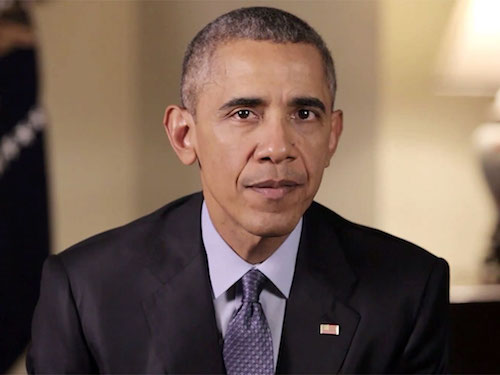
#> input picture 14 OpenCV/stuff/obama.jpg, 500 x 375 px
$ python detect.py
#> lines starting #> are read from the running program, lines starting #| are printed output that depends on the picture
import numpy as np
import cv2

face_cascade = cv2.CascadeClassifier('haarcascade_frontalface_default.xml')

filename = "obama.jpg"

# Show the original image
img = cv2.imread(filename)
#> img is the input picture: shape (375, 500, 3); mean B, G, R 84.3, 96.7, 116.9

# Convert to grayscale, show it
gray = cv2.cvtColor(img, cv2.COLOR_BGR2GRAY)
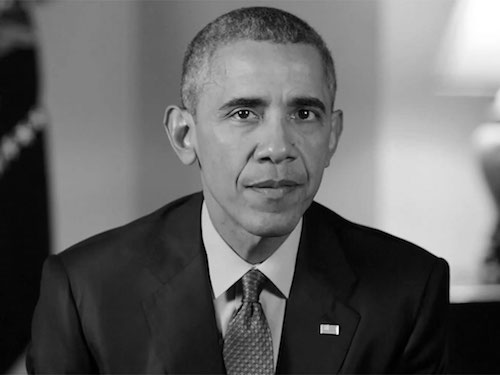
#> gray: shape (375, 500); min 0, max 255, mean 101.3

faces = face_cascade.detectMultiScale(gray, 1.3, 5)
#> faces = [[186, 47, 173, 173]]
for (x,y,w,h) in faces:
	print('found a face')
#> this loop made 1 pass
#| found a face

cv2.destroyAllWindows()

$ run again, with 14 OpenCV/stuff/field.jpg copied over 14 OpenCV/stuff/obama.jpg
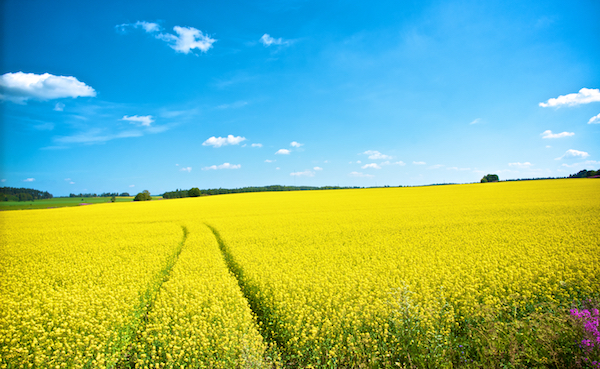
#> input picture 14 OpenCV/stuff/field.jpg, 600 x 369 px
#> img is the input picture: shape (369, 600, 3); mean B, G, R 132.7, 181.5, 130.1
#> `gray = cv2.cvtColor(img, cv2.COLOR_BGR2GRAY)`:
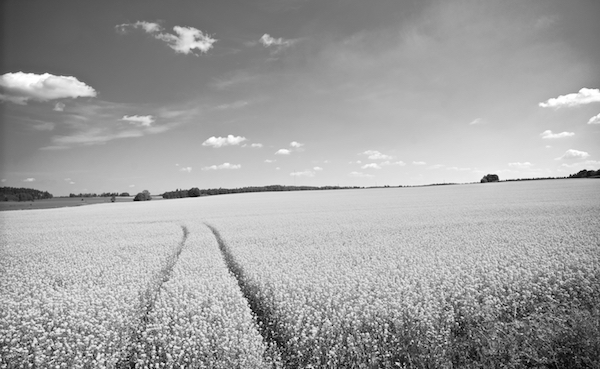
#> gray: shape (369, 600); min 0, max 255, mean 160.6
#> faces = ()
